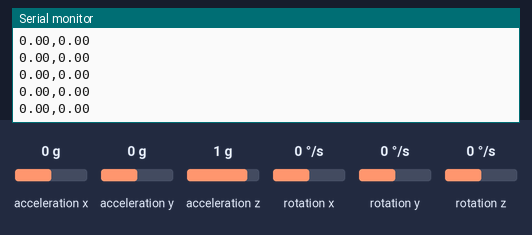
The sketch below on a simulated Arduino Uno, built with avr-gcc and run on an emulated ATmega328P. Parts: the last lines printed to the serial monitor. Inputs (shaded band) come from the test bench; at power-on: acceleration x 0 g, acceleration z 1 g, acceleration y 0 g, rotation z 0 °/s, rotation x 0 °/s, rotation y 0 °/s.

Above: at 1.7 s.
1.8 s: acceleration x set to 0.8 g
At 2.9 s:
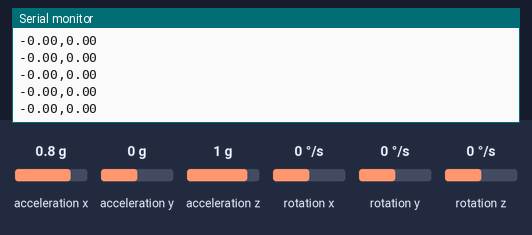
3.3 s: acceleration z set to -1.4 g
At 3.9 s:
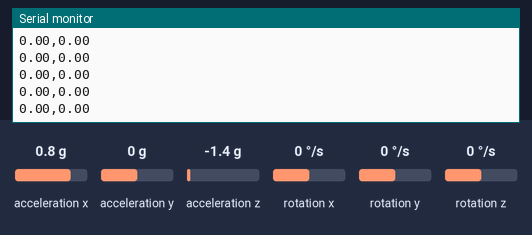
6.3 s: acceleration y set to -1.4 g
At 7.2 s:
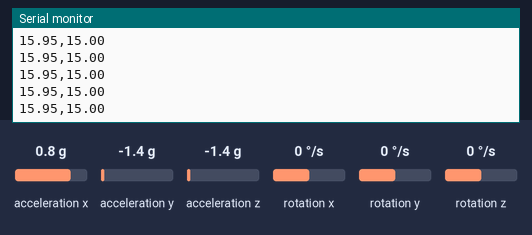
7.8 s: rotation z set to -192 °/s
At 8.6 s:
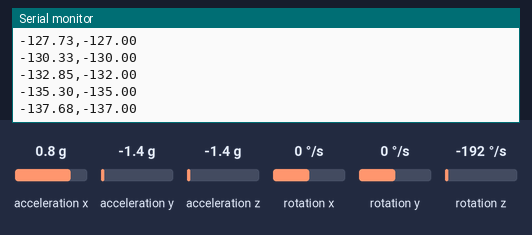
Timing chart, 0 to 10.3 s (numbered marks = the images above; inputs shaded):
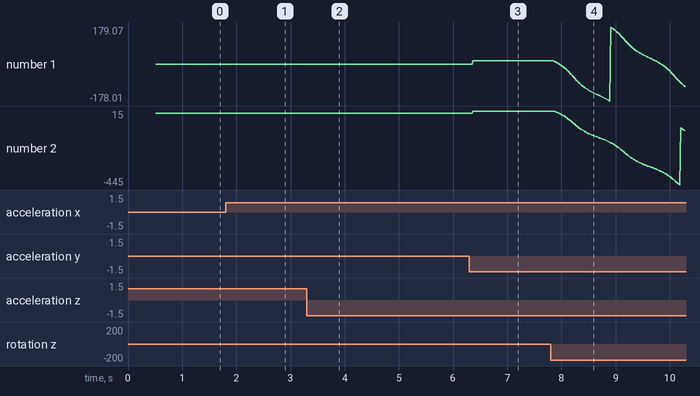

The sketch:

ManipulasiSudut.ino
```cpp
#include "I2Cdev.h"
#include "MPU6050_6Axis_MotionApps_V6_12.h"
#if I2CDEV_IMPLEMENTATION == I2CDEV_ARDUINO_WIRE
#include "Wire.h"
#endif
MPU6050 mpu;
bool dmpReady = false;
uint8_t mpuIntStatus;
uint8_t devStatus;      // return status after each device operation (0 = success, !0 = error)
uint16_t packetSize;    // expected DMP packet size (default is 42 bytes)
uint16_t fifoCount;     // count of all bytes currently in FIFO
uint8_t fifoBuffer[64]; // FIFO storage buffer
Quaternion q;           // [w, x, y, z]         quaternion container
VectorInt16 aa;         // [x, y, z]            accel sensor measurements
VectorInt16 gy;         // [x, y, z]            gyro sensor measurements
VectorInt16 aaReal;     // [x, y, z]            gravity-free accel sensor measurements
VectorInt16 aaWorld;    // [x, y, z]            world-frame accel sensor measurements
VectorFloat gravity;    // [x, y, z]            gravity vector
float euler[3];         // [psi, theta, phi]    Euler angle container
float ypr[3];           // [yaw, pitch, roll]   yaw/pitch/roll container and gravity vector
uint8_t teapotPacket[14] = { '$', 0x02, 0, 0, 0, 0, 0, 0, 0, 0, 0x00, 0x00, '\r', '\n' };
float sudutRobot;
float sudutIMU;

int penambahanIMU = 0;
int pengaliIMU = 0;
void setup() {
  Serial.begin(9600);
  panggilMPU6050();
}

void loop() {

  bacaSudutMPU6050();
  if(penambahanIMU == 1 && sudutIMU <= -90){
    pengaliIMU ++;
    penambahanIMU = 0;
  }else if(penambahanIMU == -1 && sudutIMU >= 90){
    pengaliIMU --;
    penambahanIMU = 0;
  }
  if(sudutIMU >= 90){
    penambahanIMU = 1;
  }else if(sudutIMU <= -90){
    penambahanIMU =  -1;
  }
  sudutRobot = map(sudutIMU, -180, 180, (-180+(pengaliIMU*360)), (180+(pengaliIMU*360)));
  Serial.println(String(sudutIMU)+","+String(sudutRobot));
}

void panggilMPU6050(){
  #if I2CDEV_IMPLEMENTATION == I2CDEV_ARDUINO_WIRE
  Wire.begin();
  Wire.setClock(400000); // 400kHz I2C clock. Comment this line if having compilation difficulties
  #elif I2CDEV_IMPLEMENTATION == I2CDEV_BUILTIN_FASTWIRE
    Fastwire::setup(400, true);
  #endif
  mpu.initialize();
  devStatus = mpu.dmpInitialize();
  mpu.setXGyroOffset(93);
  mpu.setYGyroOffset(-60);
  mpu.setZGyroOffset(117);
  mpu.setXAccelOffset(-840);
  mpu.setYAccelOffset(-1046);
  mpu.setZAccelOffset(1390);
  if (devStatus == 0) {
    mpu.CalibrateAccel(6);
    mpu.CalibrateGyro(6);
    mpu.PrintActiveOffsets();
    mpu.setDMPEnabled(true);
    mpuIntStatus = mpu.getIntStatus();
    dmpReady = true;
    packetSize = mpu.dmpGetFIFOPacketSize();
  }
}
//----------------------  FUNGSI BACA SUDUT MPU6050 --------------------------------
void bacaSudutMPU6050(){
  if (!dmpReady) return;
  // read a packet from FIFO
  if (mpu.dmpGetCurrentFIFOPacket(fifoBuffer)) {
    mpu.dmpGetQuaternion(&q, fifoBuffer);
    mpu.dmpGetGravity(&gravity, &q);
    mpu.dmpGetYawPitchRoll(ypr, &q, &gravity);
    sudutIMU = ypr[0] * 180 / M_PI;
//    Serial.print("ypr\t");
//    Serial.print(ypr[0] * 180 / M_PI);
//    Serial.print("\t");
//    Serial.print(ypr[1] * 180 / M_PI);
//    Serial.print("\t");
//    Serial.println(ypr[2] * 180 / M_PI);
//  Serial.println(sudutIMU);
  }
}
```

Measured:
- after the input at 1.8 s, the serial monitor: prints a new line after 0.07 s (image 1)
- after the input at 6.3 s, the serial monitor: prints a new line after 0.07 s (image 3)
- after the input at 7.8 s, the serial monitor: prints a new line after 0.07 s (image 4)
- plotted number 1: 0 → 15.95 after the input at 6.3 s, 15.95 → -108.64 after the input at 7.8 s
- plotted number 2: 0 → 15 after the input at 6.3 s, 15 → -108 after the input at 7.8 s
